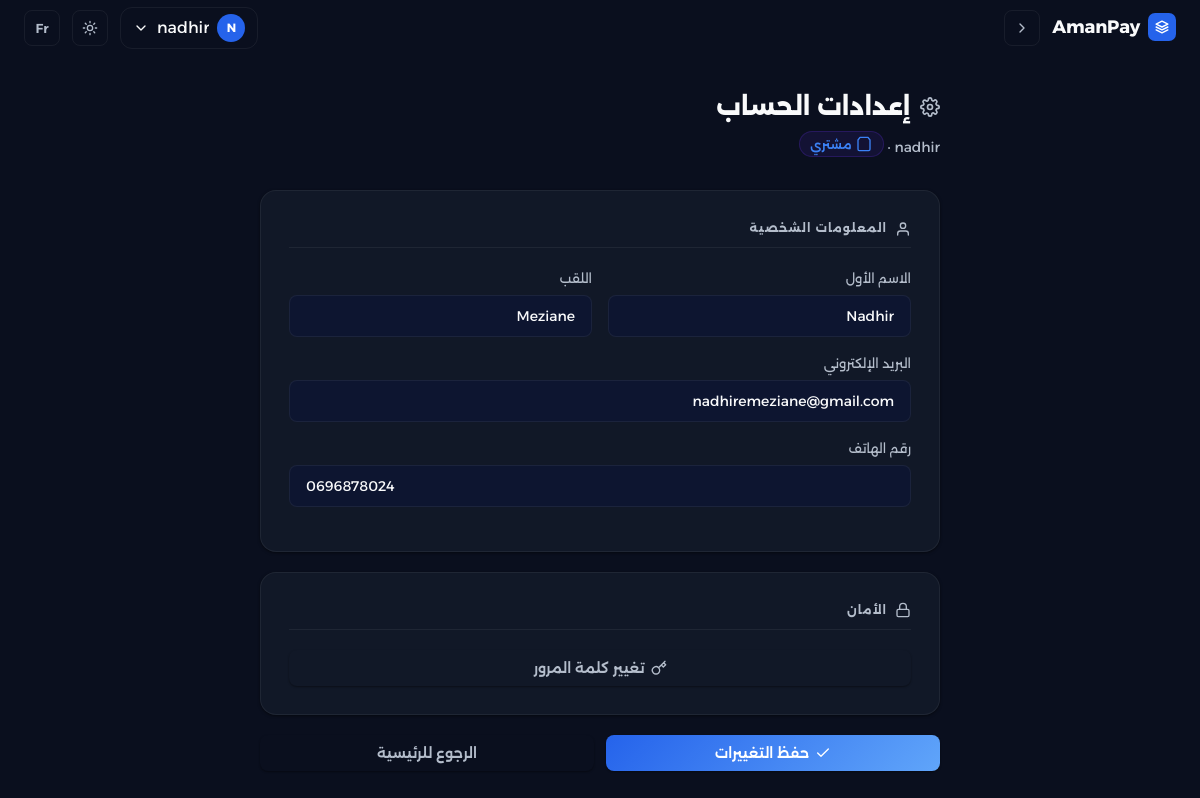
Page /settings/ (signed in) on the committed database.
### accounts/models.py (models this page shows, shortened)
class User(AbstractUser):
    class Role(models.TextChoices):
        BUYER = 'BUYER', _('مشتري')
        SELLER = 'SELLER', _('بائع')
        DELIVERY = 'DELIVERY', _('شركة توصيل')
    role = models.CharField(
        max_length=10,
        choices=Role.choices,
        verbose_name=_('الدور'),
    )
    phone = models.CharField(
        max_length=20,
        blank=True,
        verbose_name=_('رقم الهاتف'),
    )
    store_name = models.CharField(
        max_length=150,
        blank=True,
        verbose_name=_('اسم المتجر'),
    )
    store_description = models.TextField(
        blank=True,
        verbose_name=_('وصف المتجر'),
    )
    national_id = models.CharField(
        max_length=18,
        blank=True,
        null=True,
        verbose_name=_('رقم التعريف الوطني'),
    )
    commercial_register = models.CharField(
        max_length=20,
        blank=True,
        null=True,
        verbose_name=_('رقم السجل التجاري'),
    )
    company_name = models.CharField(
        max_length=150,
        blank=True,
        verbose_name=_('اسم شركة التوصيل'),
    )
    company_registration = models.CharField(
        max_length=100,
        blank=True,
        verbose_name=_('رقم تسجيل الشركة'),
    )
    is_verified = models.BooleanField(
        default=False,
        verbose_name=_('موثق'),
    )
    class Meta:
        verbose_name = _('مستخدم')
        verbose_name_plural = _('المستخدمون')

### accounts/views.py (the view, shortened to what this page needs)
# urls.py: path('settings/', views.settings_view, name='settings'),
@login_required
def settings_view(request):
    return render(request, 'accounts/settings.html', {'user': request.user})

### templates/accounts/settings.html (shortened to what this page needs)
{% extends "base.html" %}
{% load i18n %}
{% block content %}
<div class="settings-wrap">
  <div class="settings-header">
    <h1>
      {% trans "إعدادات الحساب" %}
    </h1>
    <p>
      {{ user.username }} ·
      <span class="role-pill">
        {% if user.role == 'BUYER' %}
          <svg class="icon-sm" viewBox="0 0 24 24" fill="none" stroke="currentColor" stroke-width="2" stroke-linecap="round" stroke-linejoin="round"><path d="M6 2 3 6v14a2 2 0 0 0 2 2h14a2 2 0 0 0 2-2V6l-3-4z"/></svg>
          {% trans "مشتري" %}
        {% elif user.role == 'SELLER' %}
          <svg class="icon-sm" viewBox="0 0 24 24" fill="none" stroke="currentColor" stroke-width="2" stroke-linecap="round" stroke-linejoin="round"><path d="M3 9l9-7 9 7v11a2 2 0 0 1-2 2H5a2 2 0 0 1-2-2z"/></svg>
          {% trans "بائع" %}
        {% elif user.role == 'DELIVERY' %}
          <svg class="icon-sm" viewBox="0 0 24 24" fill="none" stroke="currentColor" stroke-width="2" stroke-linecap="round" stroke-linejoin="round"><rect x="1" y="3" width="15" height="13"/><polygon points="16 8 20 8 23 11 23 16 16 16 16 8"/></svg>
          {% trans "شركة توصيل" %}
        {% endif %}
      </span>
    </p>
  </div>
  <form method="post">
    <div class="glass section-card">
      <div class="section-title">
        <svg class="icon-sm" viewBox="0 0 24 24" fill="none" stroke="currentColor" stroke-width="2" stroke-linecap="round" stroke-linejoin="round"><path d="M20 21v-2a4 4 0 0 0-4-4H8a4 4 0 0 0-4 4v2"/><circle cx="12" cy="7" r="4"/></svg>
        {% trans "المعلومات الشخصية" %}
      </div>
      <div class="form-row">
        <div class="form-group">
          <label class="form-label">{% trans "الاسم الأول" %}</label>
          <input class="form-input" type="text" name="first_name" value="{{ user.first_name }}">
        </div>
        <div class="form-group">
          <label class="form-label">{% trans "اللقب" %}</label>
          <input class="form-input" type="text" name="last_name" value="{{ user.last_name }}">
        </div>
      </div>
      <div class="form-group">
        <label class="form-label">{% trans "البريد الإلكتروني" %}</label>
        <input class="form-input" type="email" name="email" value="{{ user.email }}">
      </div>
      <div class="form-group">
        <label class="form-label">{% trans "رقم الهاتف" %}</label>
        <input class="form-input" type="tel" name="phone" value="{{ user.phone }}">
      </div>
    </div>
    <div class="glass section-card">
      <div class="section-title">
        <svg class="icon-sm" viewBox="0 0 24 24" fill="none" stroke="currentColor" stroke-width="2" stroke-linecap="round" stroke-linejoin="round"><rect x="3" y="11" width="18" height="11" rx="2" ry="2"/><path d="M7 11V7a5 5 0 0 1 10 0v4"/></svg>
        {% trans "الأمان" %}
      </div>
      <a href="{% url 'password_change' %}" class="btn btn-ghost" style="width:100%; justify-content:center;">
        <svg class="icon-sm" viewBox="0 0 24 24" fill="none" stroke="currentColor" stroke-width="2" stroke-linecap="round" stroke-linejoin="round"><path d="M21 2l-2 2m-7.61 7.61a5.5 5.5 0 1 1-7.778 7.778 5.5 5.5 0 0 1 7.777-7.777zm0 0L15.5 7.5m0 0l3 3L22 7l-3-3m-3.5 3.5L19 4"/></svg>
        {% trans "تغيير كلمة المرور" %}
      </a>
    </div>
    <div style="display:flex; gap:0.75rem; flex-wrap:wrap; margin-top:0.5rem;">
      <button type="submit" class="btn btn-primary" style="flex:1;">
        <svg class="icon-sm" viewBox="0 0 24 24" fill="none" stroke="currentColor" stroke-width="2" stroke-linecap="round" stroke-linejoin="round"><polyline points="20 6 9 17 4 12"/></svg>
        {% trans "حفظ التغييرات" %}
      </button>
      <a href="{% url 'accounts:dashboard' %}" class="btn btn-ghost" style="flex:1; justify-content:center;">
        {% trans "الرجوع للرئيسية" %}
      </a>
    </div>
  </form>
</div>
{% endblock %}

### templates/base.html (shortened to what this page needs)
{% load i18n %}
{% load static %}
<!DOCTYPE html>
<html lang="{{ LANGUAGE_CODE }}" dir="{% if LANGUAGE_CODE == 'ar' %}rtl{% else %}ltr{% endif %}">
<head>
  <link rel="stylesheet" href="{% static 'css/design-system.css' %}">
</head>
<body>
<nav class="navbar">
  {% load i18n %}{% get_current_language as CURRENT_LANG %}
  <div class="navbar-start">
    <a href="{% url 'accounts:home_redirect' %}" class="navbar-brand">
      <span class="brand-icon">
        <svg width="14" height="14" viewBox="0 0 24 24" fill="none" stroke="currentColor" stroke-width="2.5" stroke-linecap="round" stroke-linejoin="round"><path d="M12 2L2 7l10 5 10-5-10-5z"/><path d="M2 17l10 5 10-5"/><path d="M2 12l10 5 10-5"/></svg>
      </span>
      AmanPay
    </a>
    {% if request.resolver_match.url_name != 'landing' %}
      <button onclick="goBack()" type="button" class="navbar-btn" title="{% trans 'رجوع' %}">
        <svg class="icon-sm" viewBox="0 0 24 24" fill="none" stroke="currentColor" stroke-width="2" stroke-linecap="round" stroke-linejoin="round">
          {% if LANGUAGE_CODE == 'ar' %}<polyline points="9 18 15 12 9 6"/>{% else %}<polyline points="15 18 9 12 15 6"/>{% endif %}
        </svg>
      </button>
    {% endif %}
  </div>
  <div class="navbar-actions">
    {% if user.is_authenticated %}
      <div class="user-dropdown" id="userDropdown">
        <button type="button" class="user-dropdown-toggle" aria-haspopup="true" aria-expanded="false">
          <span class="navbar-avatar">{{ user.username|first|upper }}</span>
          <span class="navbar-user-name">{{ user.username }}</span>
          <svg class="icon-sm" viewBox="0 0 24 24" fill="none" stroke="currentColor" stroke-width="2" stroke-linecap="round" stroke-linejoin="round"><polyline points="6 9 12 15 18 9"/></svg>
        </button>
      </div>
    {% endif %}
    <button id="themeToggle" class="navbar-btn" type="button"
            title="{% trans 'تبديل المظهر' %}" aria-label="{% trans 'تبديل المظهر' %}">
      <svg class="icon-sun icon-sm" viewBox="0 0 24 24" fill="none" stroke="currentColor" stroke-width="2" stroke-linecap="round" stroke-linejoin="round"><circle cx="12" cy="12" r="4"/><path d="M12 2v2M12 20v2M4.93 4.93l1.41 1.41M17.66 17.66l1.41 1.41M2 12h2M20 12h2M6.34 17.66l-1.41 1.41M19.07 4.93l-1.41 1.41"/></svg>
    </button>
    {% if CURRENT_LANG == 'fr' %}
      <form action="/i18n/setlang/" method="post" style="display:inline">
        {% csrf_token %}
        <input name="next" type="hidden" value="{{ request.get_full_path|slice:'3:' }}">
        <input name="language" type="hidden" value="ar">
        <button class="navbar-btn" type="submit">ع</button>
      </form>
    {% else %}
      <form action="/i18n/setlang/" method="post" style="display:inline">
        <button class="navbar-btn" type="submit">Fr</button>
      </form>
    {% endif %}
  </div>
</nav>
<div class="main">
  {% block content %}{% endblock %}
</div>
  {% get_current_language as CURRENT_LANG %}
    {% get_current_language as LANG %}
</body>
</html>

### static/css/design-system.css (style rules this page uses)
:root { --font-family: 'Alexandria', 'IBM Plex Sans Arabic', sans-serif; --bg-primary: #0A0F1E; --bg-secondary: #0D1530; --bg-card: #111827; --bg-card-hover: #1A2235; --bg-input: #0D1530; --blue-primary: #2563EB; --blue-light: #3B82F6; --blue-glow: rgba(37,99,235,0.15); --accent-secondary: #60A5FA; --text-primary: #F9FAFB; --text-secondary: #B4BDCB; --text-muted: #4B5563; --border: rgba(255,255,255,0.06); --border-active: rgba(37,99,235,0.5); --green: #10B981; --green-bg: rgba(16,185,129,0.1); --yellow: #F59E0B; --yellow-bg: rgba(245,158,11,0.1); --red: #EF4444; --red-bg: rgba(239,68,68,0.1); --blue-badge: #3B82F6; --blue-badge-bg: rgba(59,130,246,0.1); --purple: #8B5CF6; --purple-bg: rgba(139,92,246,0.1); --shadow-sm: 0 1px 3px rgba(0,0,0,0.5); --shadow-md: 0 10px 30px rgba(0,0,0,0.6); --shadow-blue: 0 0 30px rgba(37,99,235,0.15); --radius-sm: 8px; --radius-md: 12px; --radius-lg: 16px; --transition: all 0.2s ease; --fs-hero: clamp(2.2rem, 5vw, 3.5rem); --fw-hero: 800; --lh-hero: 1.1; --fs-section: clamp(1.6rem, 3vw, 2.25rem); --fw-section: 700; --fs-card-title: 1.125rem; --fw-card-title: 600; --fs-body: 1rem; --space-1: 8px; --space-2: 16px; --space-3: 24px; --space-4: 32px; }
html, body { overflow-x: hidden; max-width: 100%; }
img, svg { max-width: 100%; height: auto; }
.btn-primary, .btn-ghost, .btn-danger { display: inline-flex; align-items: center; justify-content: center; gap: 6px; padding: 10px 20px; font-family: inherit; font-size: 14px; font-weight: 600; line-height: 1; border-radius: var(--radius-sm); border: 1px solid transparent; cursor: pointer; text-decoration: none; transition: var(--transition); }
.btn-primary { background: linear-gradient(135deg, var(--blue-primary), var(--accent-secondary)); color: #FFFFFF; box-shadow: var(--shadow-sm); }
.btn-ghost { background: transparent; border-color: var(--border); color: var(--text-secondary); }
.navbar { position: sticky; top: 0; z-index: 100; display: flex; align-items: center; justify-content: space-between; height: 56px; padding: 0 24px; background: transparent; border-bottom: 1px solid transparent; transition: background 0.3s ease, box-shadow 0.3s ease, border-color 0.3s ease, backdrop-filter 0.3s ease; }
.navbar-start { display: flex; align-items: center; gap: 12px; }
.navbar-brand { display: flex; align-items: center; gap: 8px; font-size: 18px; font-weight: 700; color: var(--text-primary); text-decoration: none; letter-spacing: -0.01em; }
.navbar-brand .brand-icon { width: 28px; height: 28px; flex-shrink: 0; display: flex; align-items: center; justify-content: center; background: var(--blue-primary); color: #fff; border-radius: 7px; }
.navbar-actions { display: flex; align-items: center; gap: 12px; }
.navbar-btn { display: inline-flex; align-items: center; justify-content: center; width: 36px; height: 36px; padding: 0; background: transparent; border: 1px solid var(--border); border-radius: var(--radius-sm); color: var(--text-secondary); font-family: inherit; font-size: 13px; font-weight: 600; cursor: pointer; text-decoration: none; transition: var(--transition); }
.navbar-avatar { width: 28px; height: 28px; flex-shrink: 0; display: flex; align-items: center; justify-content: center; border-radius: 50%; background: var(--blue-primary); color: #fff; font-size: 12px; font-weight: 700; }
.navbar-user-name { max-width: 90px; overflow: hidden; text-overflow: ellipsis; white-space: nowrap; }
.user-dropdown { position: relative; }
.user-dropdown-toggle { display: flex; align-items: center; gap: 8px; background: transparent; border: 1px solid var(--border); padding: 6px 12px; border-radius: var(--radius-md); cursor: pointer; color: var(--text-primary); font-family: inherit; font-size: var(--fs-body); transition: all 0.2s ease; }
.form-group { margin-bottom: 16px; }
.form-label { display: block; margin-bottom: 6px; font-size: 13px; font-weight: 500; color: var(--text-secondary); }
.form-input { width: 100%; padding: 11px 16px; font-family: inherit; font-size: 14px; color: var(--text-primary); background: var(--bg-input); border: 1px solid var(--border); border-radius: var(--radius-sm); outline: none; transition: var(--transition); }
.form-input::placeholder { color: var(--text-muted); }
.icon { width: 20px; height: 20px; stroke-width: 2; fill: none; stroke: currentColor; stroke-linecap: round; stroke-linejoin: round; vertical-align: middle; flex-shrink: 0; }
.icon-sm { width: 16px; height: 16px; }

### rows in the picture
User: username|first "N", username "nadhir", first_name "Nadhir", last_name "Meziane", email "nadhiremeziane@gmail.com", phone "0696878024"
